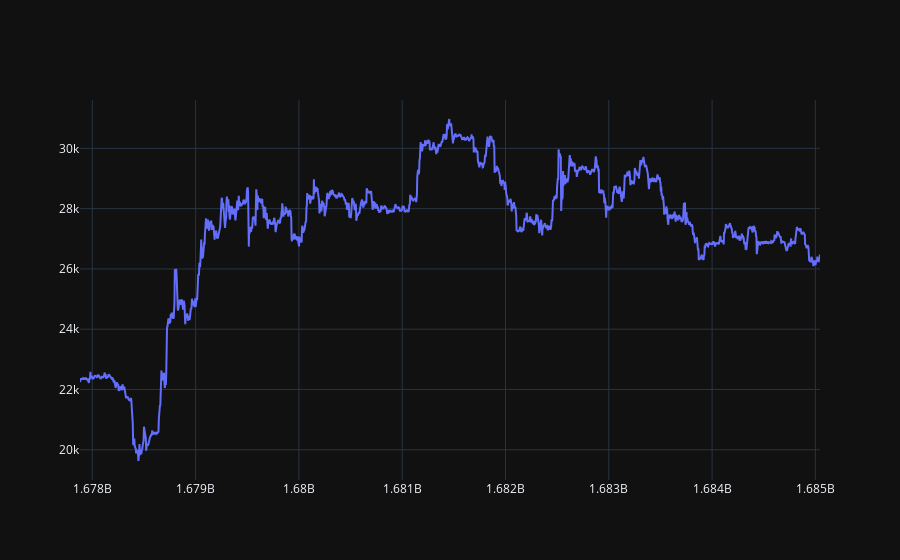

Here is the notebook cell this chart was saved with:
### Markdown cell above
#### Plot line graph base on `Weighted Price`

### Code cell
# Заполняем NaN предыдущим значением
data = data.drop(data.index[:10])

columns = data.columns
for column in columns:
    data[column].replace(0, np.nan, inplace=True)
    data[column].fillna(method='ffill', inplace=True)

btc_trace = go.Scatter(x=data['time'], y=data['open'], name= 'Price')
py.iplot([btc_trace])

### Figure 1 — Plotly figure (JSON) as saved in the notebook; plotly's stock layout.template omitted (floating-point values rounded to 4 significant figures; data arrays with more than 128 entries replaced by an {"elided": "..."} marker saying what was removed)
{"data": [{"name": "Price", "x": {"elided": "1991 int values"}, "y": {"elided": "1991 float values"}, "type": "scatter"}], "layout": {}}
